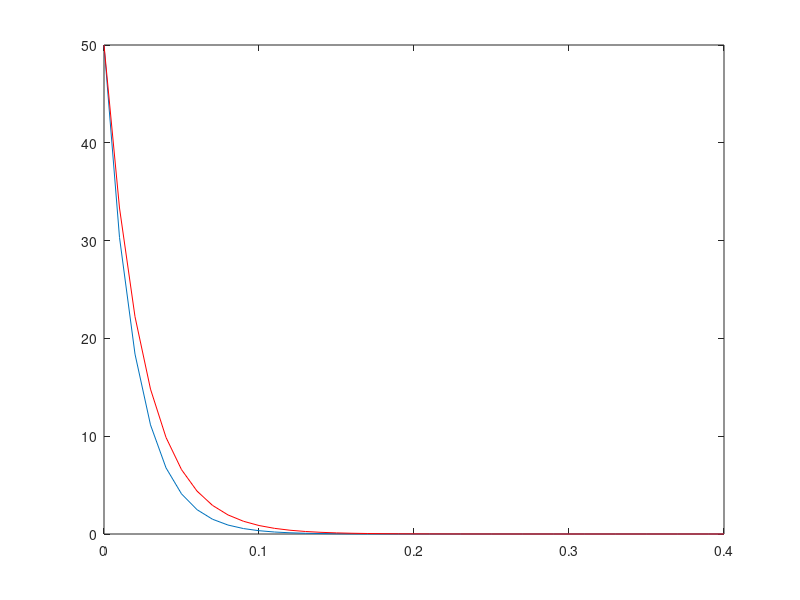

Here is the MATLAB script that generated this plot:
clear all
clf
R = 2000; C=1e-5;
t=0:0.01:0.4;
h=1/(R*C)*exp(-t/(R*C));

k=1;
x(1) = 1;
hs(1)= 1/(R*C);
for t=0:0.01:0.4-0.01
    k=k+1;
    x(k) = 0;
    hs(k) = (x(k)+R*C*hs(k-1)/0.01)/(1+R*C/0.01);
end
t=0:0.01:0.4;

figure(1)
plot(t,h,t,hs,'r')